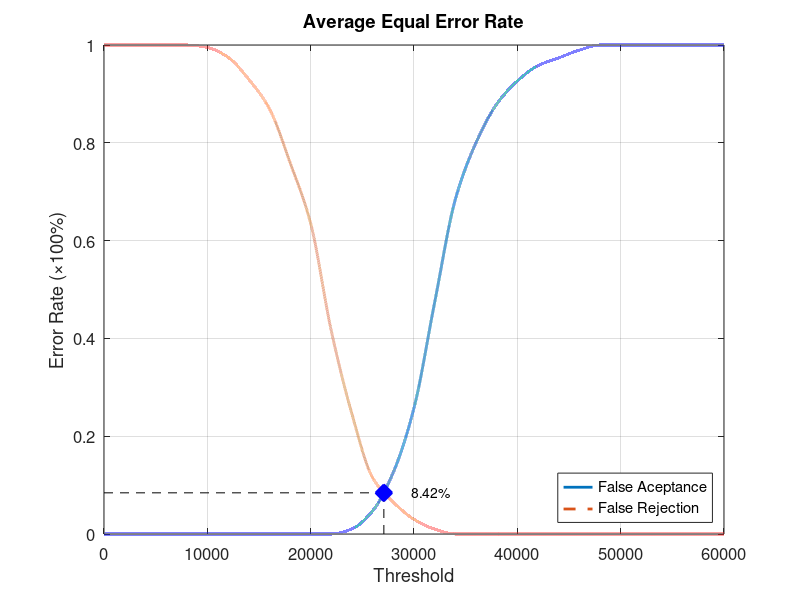
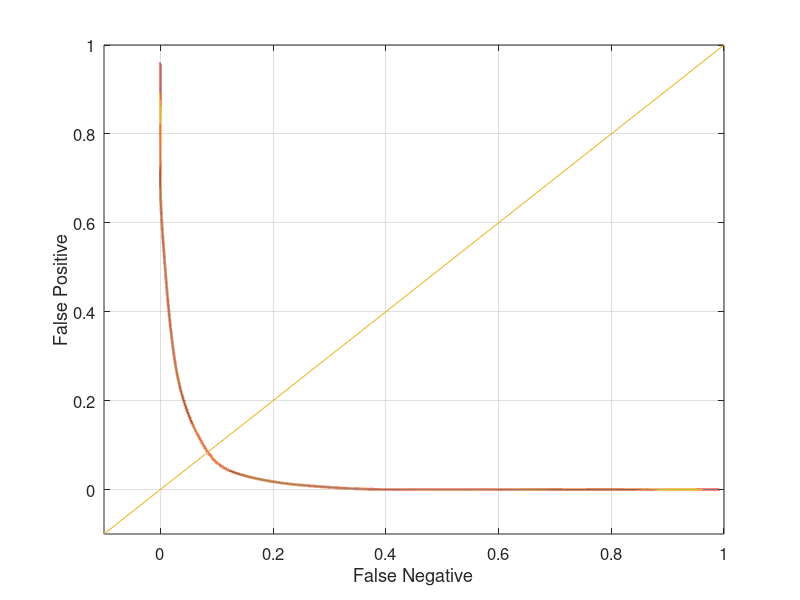

These charts were generated, in order, by the following MATLAB code:
function yEER = Database4_1
close all;
clear;
clc;
x = 0:2000:60000;
xq = 0:0.5:60000;

y0 = [0 0 0 0 0 0 0 0 0 0 0 0 0.0105263 0.0473684 0.126316 0.257895 0.473684 0.684211 0.8 0.878947 0.926316 0.957895 0.973684 0.989474 1 1 1 1 1 1 1];
yy0 = interp1(x, y0, xq, 'pchip');
y1 = [1 1 1 1 1 0.995 0.975 0.93 0.87 0.76 0.635 0.415 0.245 0.115 0.065 0.03 0.01 0 0 0 0 0 0 0 0 0 0 0 0 0 0];
yy1 = interp1(x, y1, xq, 'pchip');

% Calculating EER: 
y2 = abs(y0 - y1);
find(y2 == min(y2))
yy2 = abs(yy0 - yy1);
xEER = find(yy2 == min(yy2));
xEERIndex = xq(xEER) % X-axis EER
yEER = yy0(xEER) % Y-axis EER

main = figure
plot(xq, yy0,'-','LineWidth', 2);	hold on
plot(xq, yy1,'--','LineWidth', 2);	hold on
plot([xEERIndex xEERIndex], [0 yEER], 'k--');	hold on
plot([0 xEERIndex], [yEER yEER], 'k--');	hold on
plot(xEERIndex, yEER, 'bx', 'LineWidth', 10);	hold on
text(xEERIndex + 10 * xEERIndex / 100, yEER, [num2str(round((10000 * yEER)) / 100) '%'])
legend('False Aceptance', 'False Rejection', 'Location', 'SouthEast')
xlabel('Threshold')
ylabel('Error Rate (\times100%)')
title('Average Equal Error Rate')
set(gca, 'FontSize', 12)
axis([0 60000 0 1])
grid on

print(main, 'Database4_1Main', '-dpng');
FNRxFPR = figure('Color', [1 1 1]);
plot(yy1, yy0, '-', yy1, yy0, 'LineWidth', 2);
hold on
y = -0.1:0.1:1
plot(y, y); 
set(gca, 'FontSize', 12)
xlabel('False Negative')
ylabel('False Positive')
axis([-0.1 1 -0.1 1])
set(gca, 'FontSize', 12)
grid on

print(FNRxFPR, 'Database4_1FNRxFPR','-dpng');
end
